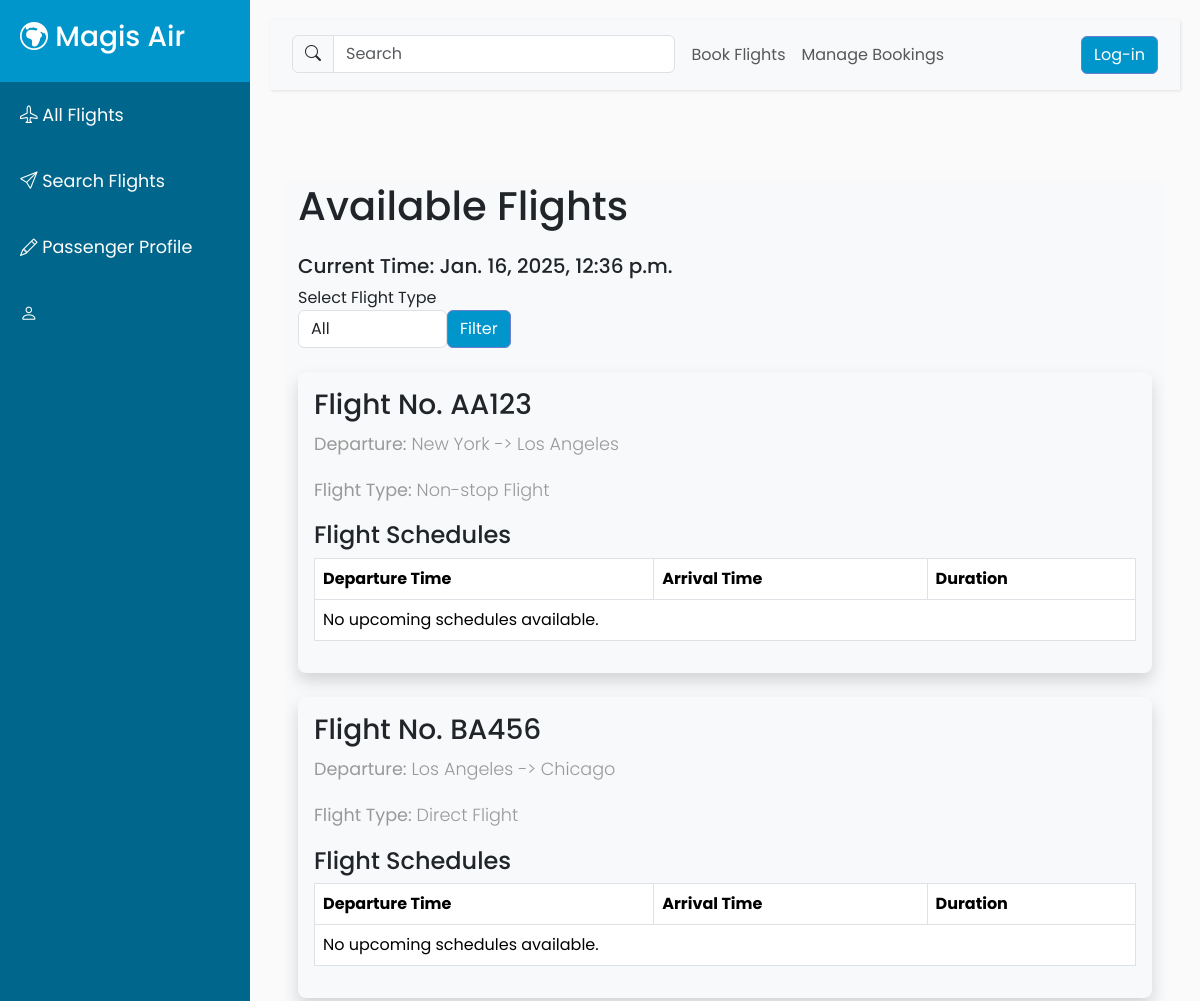
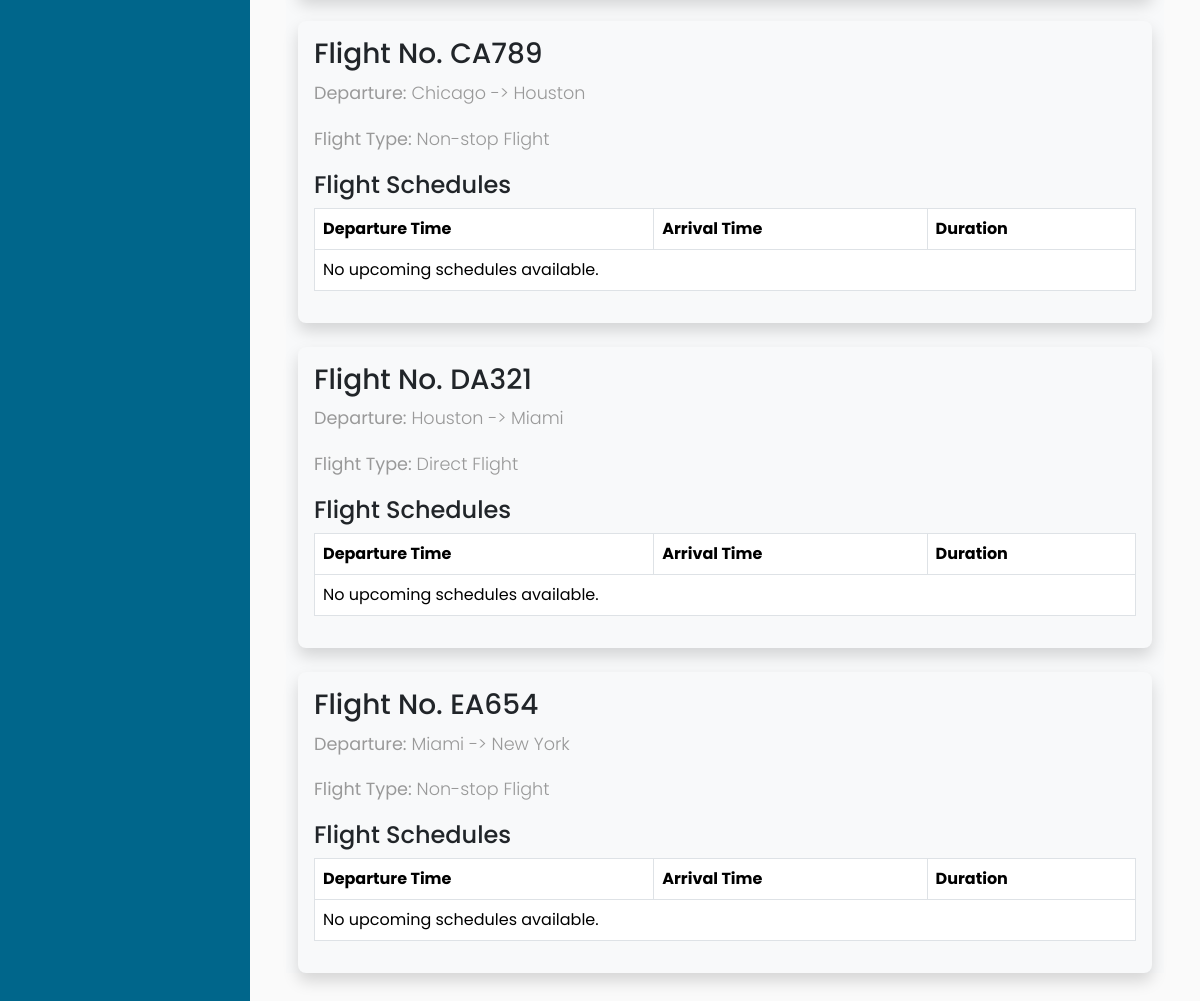
The app's page /flights/ with its own data (2 pictures, top to bottom).
### magisair/models.py (models this page shows, shortened)
class Flight(models.Model):
    flight_number = models.CharField(max_length=10, primary_key=True, validators=[alphanumeric], null=False)
    origin_city = models.ForeignKey(City, on_delete=models.CASCADE, related_name='departure_flights')
    destination_city = models.ForeignKey(City, on_delete=models.CASCADE, related_name='arrival_flights')
    flight_type = models.CharField(choices=[('N', 'Non-stop Flight'), ('D', 'Direct Flight')], max_length=20)

class City(models.Model):
    city_id = models.IntegerField(primary_key=True)
    name = models.CharField(max_length=50, null=False)
    class Meta:
        verbose_name_plural = 'Cities'

### magisair/views.py (the view)
# urls.py: path('flights/', FlightListView.as_view(), name='flight_list'),
class FlightListView(ListView):
    model = Flight
    template_name = "flight_list.html"
    context_object_name = 'flights'
    def get_context_data(self, **kwargs):
        context = super().get_context_data(**kwargs)
        current_time = timezone.localtime(timezone.now())
        context['current_time'] = current_time
        flight_type = self.request.GET.get('flight_type')
        if flight_type:
            context['flights'] = Flight.objects.filter(flight_type=flight_type)
        else:
            context['flights'] = Flight.objects.all()
        for flight in context['flights']:
            flight.future_schedules = flight.schedules.filter(departure__gt=timezone.now())
        return context

### magisair/templates/flight_list.html (shortened to what this page needs)
{% extends "base.html" %}
{% load static %}
{% block content %}
    <div class="container mt-5" style="background-color: #f8f9fa;">
        <h1 class="mb-4">Available Flights</h1>
        <h5 class="mb-2">Current Time: {{current_time}}</h5>
        <form method="get" class="mb-4 d-flex">
            <div class="form-group mr-3">
                <label for="flight_type" class="d-block">Select Flight Type</label>
                <select name="flight_type" id="flight_type" class="form-control w-auto">
                    <option value="">All</option>
                </select>
            </div>
            <button type="submit" class="btn custom-btn align-self-end">Filter</button>
        </form>
        {% for flight in flights %}
            <div class="mb-4">
                <div class="card border-0 rounded-3 position-relative shadow" style="z-index: 1; background-color: #f8f9fa;">
                    <div class="card-body">
                        <h3>Flight No. {{ flight.flight_number }}</h3>
                        <p><strong>Departure:</strong> {{ flight.origin_city.name }} -> {{ flight.destination_city.name }}</p>
                        <p><strong>Flight Type:</strong> {{ flight.get_flight_type_display }}</p>
                        <h4>Flight Schedules</h4>
                        <table class="table table-bordered">
                            <thead>
                                <tr>
                                    <th>Departure Time</th>
                                    <th>Arrival Time</th>
                                    <th>Duration</th>
                                </tr>
                            </thead>
                            <tbody>
                                {% for schedule in flight.future_schedules %}
                                    <tr>
                                        <td>{{ schedule.departure }}</td>
                                        <td>{{ schedule.arrival }}</td>
                                        <td>{{ schedule.duration }}</td>
                                    </tr>
                                {% empty %}
                                    <tr>
                                        <td colspan="3">No upcoming schedules available.</td>
                                    </tr>
                                {% endfor %}
                            </tbody>
                        </table>
                    </div>
                </div>
            </div>
        {% empty %}
            <p>No flights available at the moment.</p>
        {% endfor %}
    </div>
{% endblock %}

### templates/base.html (shortened to what this page needs)
{% load static %}
<!DOCTYPE html>
<html lang="en">
<head>
    <link href="https://maxcdn.bootstrapcdn.com/font-awesome/4.7.0/css/font-awesome.min.css" rel="stylesheet">
    <link href="https://cdn.jsdelivr.net/npm/bootstrap@5.3.3/dist/css/bootstrap.min.css" rel="stylesheet">
    <link href="{% static 'css/main.css' %}" rel="stylesheet">
    <link href="https://cdn.jsdelivr.net/npm/bootstrap-icons/font/bootstrap-icons.css" rel="stylesheet">
</head>
<body>
    <div class="wrapper">
        <nav id="sidebar">
            <div class="sidebar-header">
                <h3><a href="{% url 'magisair:flight_schedule_search' %}"><i class="bi-globe-europe-africa"></i>&nbsp;Magis Air</a></h3>
            </div>
            <ul class="list-unstyled components">
                <li>
                    <a href="{% url 'magisair:flight_list' %}">
                        <i class="bi-airplane"></i>&nbsp;All Flights
                    </a>
                </li>
                <li>
                                <a href="{% url 'magisair:flight_schedule_search' %}"><i class="bi-send"></i>&nbsp;Search Flights</a>
                            </li>
                            <li>
                    <a href="/passenger/create">
                        <i class="bi-pencil"></i>&nbsp;Passenger Profile
                    </a>
                </li>
                <li>
                    <a><i class="bi-person"></i>&nbsp;{{ user.username }}</a>
                </li>
            </ul>
        </nav>
        <div id="content">
            <nav class="navbar navbar-expand-lg navbar-light bg-light">
                <div class="container-fluid">
                    <div class="collapse navbar-collapse" id="navbarSupportedContent">
                        <ul class="nav navbar-nav">
                            <li class="nav-item">
                                <form class="d-flex">
                                    <div class="input-group">
                                        <span class="input-group-text">
                                            <i class="bi-search"></i>
                                        </span>
                                        <input class="form-control" type="search" placeholder="Search" aria-label="Search">
                                    </div>
                                    </form>
                            </li>
                            <li class="nav-item">
                    <a a class="nav-link" href="">&nbsp; Book Flights</a>
                </li>
                            <li class="nav-item">
                                <a class="nav-link" href="">Manage Bookings</a>
                            </li>
                        </ul>
                        {% if not user.is_authenticated %}
                        <form action="{% url 'login' %}" method="POST" class="ms-auto">
                            <button type="submit" class="btn custom-btn">Log-in</button>
                          </form>
                          {% endif %}
                    </div>
                </div>
            </nav>
            <div id="content" class="pt-1 px-3 pb-3">
                {% block content %}{% endblock %}
    </div>
            </div>
                </div>
</body>
</html>

### static/css/main.css (style rules this page uses)
body { font-family: 'Poppins', sans-serif; background: #fafafa; }
p { font-family: 'Poppins', sans-serif; font-size: 1.1em; font-weight: 300; line-height: 1.7em; color: #999; }
a, a:hover, a:focus { color: inherit; text-decoration: none; transition: all 0.3s; }
.navbar { padding: 15px 10px; background: #fff; border: none; border-radius: 0; margin-bottom: 40px; box-shadow: 1px 1px 3px rgba(0, 0, 0, 0.1); }
.wrapper { display: flex; width: 100%; align-items: stretch; }
#sidebar { min-width: 250px; max-width: 250px; background: #00668B; color: #fff; transition: all 0.3s; border: none; }
#sidebar .sidebar-header { padding: 20px; background: #0096CC; border: none; }
#sidebar ul { margin: 0; padding: 0; list-style: none; border: none; }
#sidebar ul li { margin: 0; padding: 0; border: none; }
#sidebar ul li a { padding: 10px; font-size: 1.1em; display: block; border: none; }
#content { width: 100%; padding: 20px; min-height: 100vh; transition: all 0.3s; }
.custom-btn { background-color: #0096CC; border-color: #6d7fcc; color: white; }

### templates/base.html (style rules this page uses)
body { font-family: 'Poppins', sans-serif; background: #fafafa; }
p { font-family: 'Poppins', sans-serif; font-size: 1.1em; font-weight: 300; line-height: 1.7em; color: #999; }
a, a:hover, a:focus { color: inherit; text-decoration: none; transition: all 0.3s; }
.navbar { padding: 15px 10px; background: #fff; border: none; border-radius: 0; margin-bottom: 40px; box-shadow: 1px 1px 3px rgba(0, 0, 0, 0.1); }
.wrapper { display: flex; width: 100%; align-items: stretch; }
#sidebar { min-width: 250px; max-width: 250px; background: #00668B; color: #fff; transition: all 0.3s; border: none; }
#sidebar .sidebar-header { padding: 20px; background: #0096CC; border: none; }
#sidebar ul { margin: 0; padding: 0; list-style: none; border: none; }
#sidebar ul li { margin: 0; padding: 0; border: none; }
#sidebar ul li a { padding: 20px; font-size: 1.1em; display: block; border: none; }
#content { width: 100%; padding: 20px; min-height: 100vh; transition: all 0.3s; }
.custom-btn { background-color: #0096CC; border-color: #6d7fcc; color: white; }

### records on screen
Flight: flight_number "AA123", origin_city.name "New York", destination_city.name "Los Angeles", flight_type "Non-stop Flight"
Flight: flight_number "BA456", origin_city.name "Los Angeles", destination_city.name "Chicago", flight_type "Direct Flight"
Flight: flight_number "CA789", origin_city.name "Chicago", destination_city.name "Houston", flight_type "Non-stop Flight"
Flight: flight_number "DA321", origin_city.name "Houston", destination_city.name "Miami", flight_type "Direct Flight"
Flight: flight_number "EA654", origin_city.name "Miami", destination_city.name "New York", flight_type "Non-stop Flight"

### other values on screen
{{ current_time }} "Jan. 16, 2025, 12:36 p.m."
